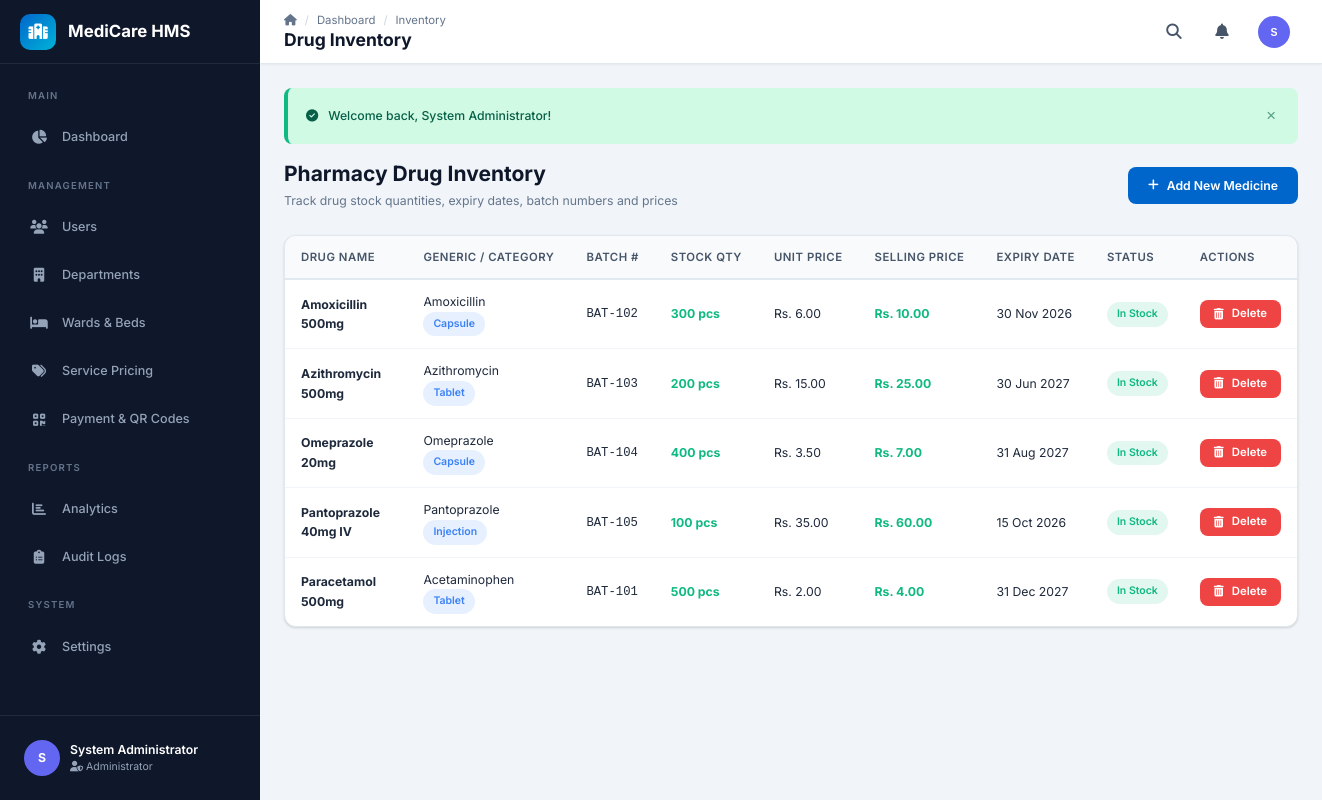
The page /pharmacy/inventory.php (signed in) on the database its author committed.
### tables this page shows
CREATE TABLE IF NOT EXISTS pharmacy_inventory (
    id INT AUTO_INCREMENT PRIMARY KEY,
    drug_name VARCHAR(200) NOT NULL,
    generic_name VARCHAR(200) DEFAULT NULL,
    category VARCHAR(50) DEFAULT NULL,
    manufacturer VARCHAR(100) DEFAULT NULL,
    batch_number VARCHAR(50) DEFAULT NULL,
    stock_quantity INT DEFAULT 0,
    unit VARCHAR(20) DEFAULT 'pcs',
    unit_price DECIMAL(10,2) DEFAULT 0.00,
    selling_price DECIMAL(10,2) DEFAULT 0.00,
    expiry_date DATE DEFAULT NULL,
    reorder_level INT DEFAULT 10,
    storage_location VARCHAR(100) DEFAULT NULL,
    requires_prescription TINYINT(1) DEFAULT 1,
    status ENUM('active','discontinued','expired') DEFAULT 'active',
    created_at DATETIME DEFAULT CURRENT_TIMESTAMP,
    updated_at DATETIME DEFAULT CURRENT_TIMESTAMP ON UPDATE CURRENT_TIMESTAMP
);

### includes/functions.php (called while the page is built, shortened)
<?php
function sanitize(string $input): string {
    return htmlspecialchars(trim($input), ENT_QUOTES, 'UTF-8');
}
function formatDate(?string $date): string {
    try {
        return date(DISPLAY_DATE_FORMAT, strtotime($date));
    } catch (Exception $e) {
        return date(DISPLAY_DATE_FORMAT, strtotime($date));
    }
}

### pharmacy/inventory.php (the view, shortened to what this page needs)
<?php
$db = getDB();
$drugs = $db->query("SELECT * FROM pharmacy_inventory ORDER BY drug_name")->fetchAll();
include __DIR__ . '/../includes/header.php';
?>
<div class="page-header">
    <div>
        <h1>Pharmacy Drug Inventory</h1>
        <p class="page-subtitle">Track drug stock quantities, expiry dates, batch numbers and prices</p>
    </div>
    <a href="/pharmacy/add_medicine.php" class="btn btn-primary">
        <i class="fas fa-plus"></i> Add New Medicine
    </a>
</div>
<div class="card">
    <div class="table-responsive">
        <table>
            <thead>
                <tr>
                    <th>Drug Name</th>
                    <th>Generic / Category</th>
                    <th>Batch #</th>
                    <th>Stock Qty</th>
                    <th>Unit Price</th>
                    <th>Selling Price</th>
                    <th>Expiry Date</th>
                    <th>Status</th>
                    <th>Actions</th>
                </tr>
            </thead>
            <tbody>
                <?php foreach ($drugs as $d): ?>
                <tr>
                    <td><strong><?= sanitize($d['drug_name']) ?></strong></td>
                    <td><?= sanitize($d['generic_name']) ?><br><span class="badge badge-info"><?= sanitize($d['category']) ?></span></td>
                    <td><code><?= sanitize($d['batch_number']) ?></code></td>
                    <td>
                        <strong class="<?= $d['stock_quantity'] <= $d['reorder_level'] ? 'text-danger' : 'text-success' ?>">
                            <?= $d['stock_quantity'] ?> <?= $d['unit'] ?>
                        </strong>
                    </td>
                    <td>Rs. <?= $d['unit_price'] ?></td>
                    <td class="font-bold text-success">Rs. <?= $d['selling_price'] ?></td>
                    <td><?= formatDate($d['expiry_date']) ?></td>
                    <td>
                        <?php if ($d['stock_quantity'] <= $d['reorder_level']): ?>
                        <span class="badge badge-danger">Low Stock</span>
                        <?php else: ?>
                        <span class="badge badge-success">In Stock</span>
                        <?php endif; ?>
                    </td>
                    <td>
                        <form method="POST" style="display:inline;" onsubmit="return confirm('Delete <?= sanitize($d['drug_name']) ?> from inventory?');">
                            <button type="submit" class="btn btn-sm btn-danger"><i class="fas fa-trash-can"></i> Delete</button>
                        </form>
                    </td>
                </tr>
                <?php endforeach; ?>
            </tbody>
        </table>
    </div>
</div>
<?php include __DIR__ . '/../includes/footer.php'; ?>

### assets/css/style.css (style rules this page uses)
:root { --primary: #0066CC; --primary-light: #3388DD; --primary-dark: #004C99; --primary-50: #e6f0ff; --primary-100: #b3d1ff; --primary-500: #0066CC; --primary-600: #0052a3; --primary-700: #003d7a; --accent: #00B4D8; --accent-light: #48CAE4; --accent-dark: #0096B7; --success: #10b981; --success-light: #d1fae5; --warning: #f59e0b; --warning-light: #fef3c7; --danger: #ef4444; --danger-light: #fee2e2; --info: #3b82f6; --info-light: #dbeafe; --white: #ffffff; --gray-50: #f8fafc; --gray-100: #f1f5f9; --gray-200: #e2e8f0; --gray-300: #cbd5e1; --gray-400: #94a3b8; --gray-500: #64748b; --gray-600: #475569; --gray-700: #334155; --gray-800: #1e293b; --gray-900: #0f172a; --sidebar-bg: #0f172a; --sidebar-hover: #1e293b; --sidebar-active: #0066CC; --sidebar-text: #94a3b8; --sidebar-text-active: #ffffff; --sidebar-width: 260px; --sidebar-collapsed-width: 70px; --header-height: 64px; --content-padding: 24px; --border-radius: 12px; --border-radius-sm: 8px; --border-radius-xs: 6px; --border-radius-full: 50%; --shadow-xs: 0 1px 2px rgba(0,0,0,0.05); --shadow-sm: 0 1px 3px rgba(0,0,0,0.1), 0 1px 2px rgba(0,0,0,0.06); --shadow-md: 0 4px 6px -1px rgba(0,0,0,0.1), 0 2px 4px -1px rgba(0,0,0,0.06); --shadow-lg: 0 10px 15px -3px rgba(0,0,0,0.1), 0 4px 6px -2px rgba(0,0,0,0.05); --shadow-xl: 0 20px 25px -5px rgba(0,0,0,0.1), 0 10px 10px -5px rgba(0,0,0,0.04); --transition-fast: 150ms ease; --transition-base: 250ms ease; --transition-slow: 350ms ease; --font-family: 'Inter', -apple-system, BlinkMacSystemFont, 'Segoe UI', Roboto, sans-serif; --font-mono: 'JetBrains Mono', 'Fira Code', monospace; }
*, *::before, *::after { margin: 0; padding: 0; box-sizing: border-box; }
html { font-size: 14px; scroll-behavior: smooth; }
body { font-family: var(--font-family); background: var(--gray-100); color: var(--gray-800); line-height: 1.6; min-height: 100vh; -webkit-font-smoothing: antialiased; -moz-osx-font-smoothing: grayscale; }
a { color: var(--primary); text-decoration: none; transition: color var(--transition-fast); }
h1, h2, h3, h4, h5, h6 { font-weight: 700; line-height: 1.3; color: var(--gray-900); }
h1 { font-size: 1.875rem; }
.text-success { color: var(--success); }
.font-bold { font-weight: 700; }
.card { background: var(--white); border-radius: var(--border-radius); box-shadow: var(--shadow-sm); border: 1px solid var(--gray-200); overflow: hidden; transition: box-shadow var(--transition-fast); }
.table-responsive { overflow-x: auto; border-radius: var(--border-radius); }
table { width: 100%; border-collapse: collapse; }
table thead { background: var(--gray-50); }
table th { padding: 12px 16px; text-align: left; font-weight: 600; font-size: 0.8125rem; color: var(--gray-600); text-transform: uppercase; letter-spacing: 0.5px; border-bottom: 2px solid var(--gray-200); white-space: nowrap; }
table td { padding: 12px 16px; border-bottom: 1px solid var(--gray-100); font-size: 0.875rem; vertical-align: middle; }
table tbody tr { transition: background var(--transition-fast); }
table tbody tr:last-child td { border-bottom: none; }
.badge { display: inline-flex; align-items: center; gap: 5px; padding: 4px 10px; border-radius: 20px; font-size: 0.75rem; font-weight: 600; background: color-mix(in srgb, var(--badge-color, var(--gray-500)) 12%, transparent); color: var(--badge-color, var(--gray-500)); white-space: nowrap; }
.badge-success { --badge-color: var(--success); }
.badge-info { --badge-color: var(--info); }
.btn { display: inline-flex; align-items: center; justify-content: center; gap: 8px; padding: 10px 20px; border: none; border-radius: var(--border-radius-sm); font-size: 0.875rem; font-weight: 600; font-family: var(--font-family); cursor: pointer; transition: all var(--transition-fast); white-space: nowrap; text-decoration: none; line-height: 1.4; }
.btn-primary { background: var(--primary); color: var(--white); }
.btn-danger { background: var(--danger); color: var(--white); }
.btn-sm { padding: 6px 14px; font-size: 0.8125rem; }
.page-header { display: flex; align-items: center; justify-content: space-between; margin-bottom: 24px; flex-wrap: wrap; gap: 16px; }
.page-header h1 { font-size: 1.5rem; }
.page-header .page-subtitle { color: var(--gray-500); font-size: 0.875rem; margin-top: 4px; }

### rows shown on the page
pharmacy_inventory: drug_name "Amoxicillin 500mg", generic_name "Amoxicillin", category "Capsule", batch_number "BAT-102", stock_quantity "300", unit "pcs", unit_price "6.00", selling_price "10.00", expiry_date "30 Nov 2026", reorder_level "In Stock"
pharmacy_inventory: drug_name "Azithromycin 500mg", generic_name "Azithromycin", category "Tablet", batch_number "BAT-103", stock_quantity "200", unit "pcs", unit_price "15.00", selling_price "25.00", expiry_date "30 Jun 2027", reorder_level "In Stock"
pharmacy_inventory: drug_name "Omeprazole 20mg", generic_name "Omeprazole", category "Capsule", batch_number "BAT-104", stock_quantity "400", unit "pcs", unit_price "3.50", selling_price "7.00", expiry_date "31 Aug 2027", reorder_level "In Stock"
pharmacy_inventory: drug_name "Pantoprazole 40mg IV", generic_name "Pantoprazole", category "Injection", batch_number "BAT-105", stock_quantity "100", unit "pcs", unit_price "35.00", selling_price "60.00", expiry_date "15 Oct 2026", reorder_level "In Stock"
pharmacy_inventory: drug_name "Paracetamol 500mg", generic_name "Acetaminophen", category "Tablet", batch_number "BAT-101", stock_quantity "500", unit "pcs", unit_price "2.00", selling_price "4.00", expiry_date "31 Dec 2027", reorder_level "In Stock"

### other values the page prints
APP_NAME "MediCare HMS"
$item['section'] "MAIN"
$item['label'] "Dashboard"
$item['section'] "MANAGEMENT"
$item['label'] "Users"
$item['label'] "Departments"
$item['label'] "Wards & Beds"
$item['label'] "Service Pricing"
$item['label'] "Payment & QR Codes"
$item['section'] "REPORTS"
$item['label'] "Analytics"
$item['label'] "Audit Logs"
$item['section'] "SYSTEM"
$item['label'] "Settings"
substr($currentUser['full_name'], 0, 1) "S"
